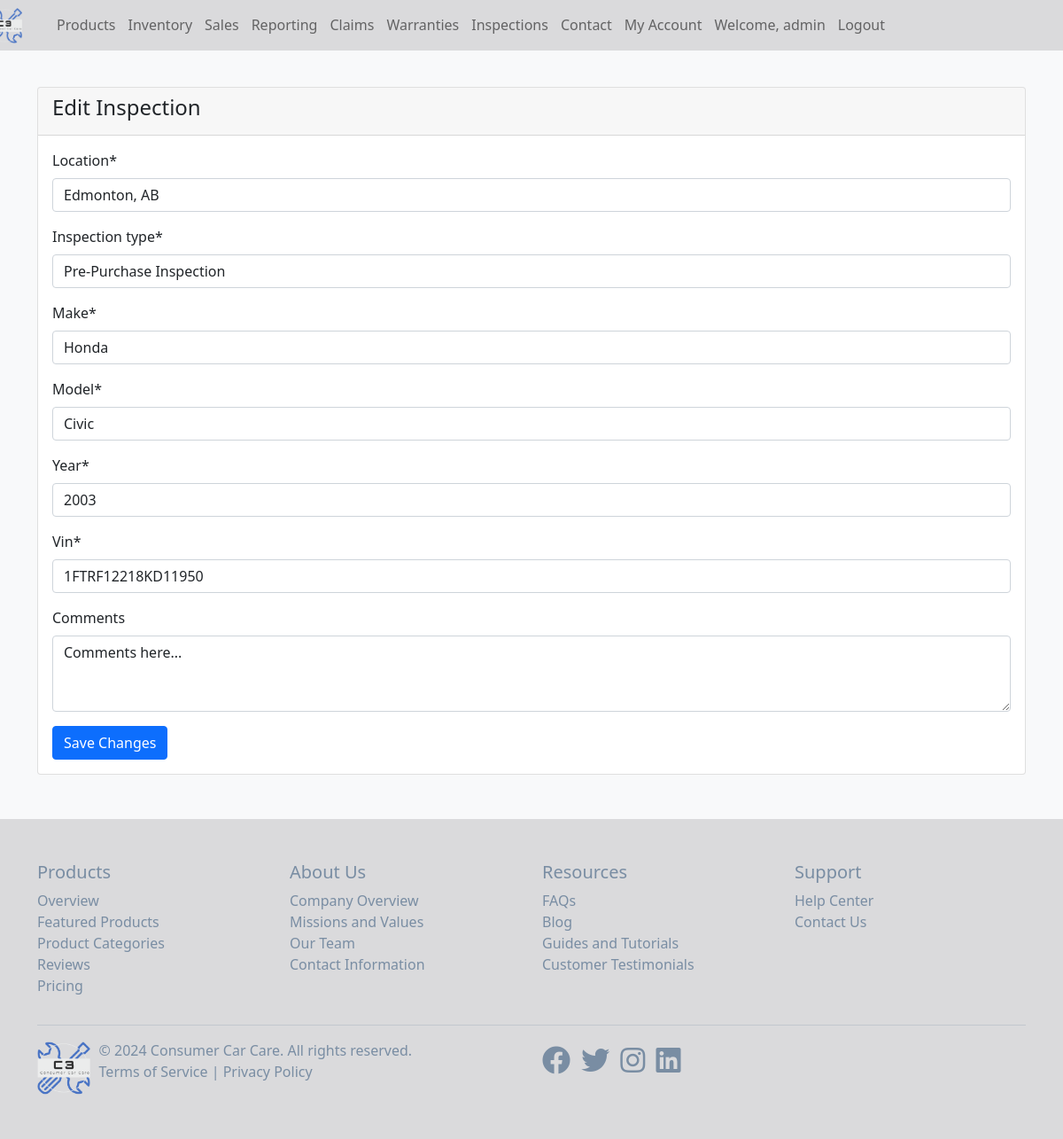
The app's page /inspections/1/edit/ (signed in) with its own data.
### main_app/models.py (models this page shows, shortened)
class Inspection(models.Model):
    location = models.CharField(max_length=200)
    inspection_type = models.CharField(max_length=100)
    make = models.CharField(max_length=100)
    model = models.CharField(max_length=100)
    year = models.PositiveIntegerField()
    vin = models.CharField(max_length=17, unique=True)
    comments = models.TextField(blank=True, null=True)
    timestamp = models.DateTimeField(default=timezone.now)

### main_app/views.py (the view)
# urls.py: path('inspections/<int:inspection_id>/edit/', views.edit_inspection, name='edit_inspection'),
@login_required
def edit_inspection(request, inspection_id):
    inspection = get_object_or_404(Inspection, id=inspection_id)
    if request.method == 'POST':
        form = InspectionForm(request.POST, instance=inspection)
        if form.is_valid():
            form.save()
            return redirect('inspections')
    else:
        form = InspectionForm(instance=inspection)
    context = {
        'form': form,
        'inspection': inspection,
    }
    return render(request, 'main_app/edit_inspection.html', context)

### main_app/forms.py
class InspectionForm(forms.ModelForm):
    class Meta:
        model = Inspection
        fields = ['location', 'inspection_type', 'make', 'model', 'year', 'vin', 'comments']
        widgets = {
            'comments': forms.Textarea(attrs={'rows': 3}),
        }

### main_app/templates/main_app/edit_inspection.html (shortened to what this page needs)
{% extends 'main_app/base.html' %}
{% load crispy_forms_tags %}
{% block content %}
<div class="container mt-5">
    <div class="row">
        <div class="col-md-12">
            <div class="card">
                <div class="card-header">
                    <h4>Edit Inspection</h4>
                </div>
                <div class="card-body">
                    <form method="post">
                        {{ form|crispy }}
                        <button type="submit" class="btn btn-primary">Save Changes</button>
                    </form>
                </div>
            </div>
        </div>
    </div>
</div>
{% endblock %}

### main_app/templates/main_app/base.html (shortened to what this page needs)
{% load static %}
<!DOCTYPE html>
<html lang="en">
<head>
    <link rel="stylesheet" href="{% static 'main_app/css/bootstrap.min.css' %}">
    <link rel="stylesheet" href="https://cdnjs.cloudflare.com/ajax/libs/font-awesome/5.15.3/css/all.min.css">
</head>
<body>
    <nav class="navbar navbar-expand-lg navbar-light bg-custom-color">
        <div class="container">
            <div class="collapse navbar-collapse" id="navbarNav">
                <ul class="navbar-nav">
                    <li class="nav-item active">
                        <a class="nav-link" href="{% url 'home' %}">
                            <img src="{% static 'main_app/images/C3_transparent_cropped.png' %}" alt="Consumer Car Care Logo" height="40">
                        </a>
                    </li>
                    <li class="nav-item">
                        <a class="nav-link {% if request.path|slice:'0:9' == '/products' %}active{% endif %}" href="{% url 'products' %}">Products</a>
                    </li>
                    <li class="nav-item">
                        <a class="nav-link {% if request.path == '/inventory/' %}active{% endif %}" href="{% url 'inventory' %}">Inventory</a>
                    </li>
                    <li class="nav-item">
                        <a class="nav-link {% if request.path == '/sales-data/' %}active{% endif %}" href="{% url 'sales_data' %}">Sales</a>
                    </li>
                    <li class="nav-item">
                        <a class="nav-link {% if request.path == '/reporting-dashboard/' %}active{% endif %}" href="{% url 'reporting_dashboard' %}">Reporting</a>
                    </li>
                    <li class="nav-item">
                        <a class="nav-link {% if request.path == '/claims/' %}active{% endif %}" href="{% url 'claims' %}">Claims</a>
                    </li>
                    <li class="nav-item">
                        <a class="nav-link {% if request.path == '/warranties/' %}active{% endif %}" href="{% url 'warranties' %}">Warranties</a>
                    </li>
                    <li class="nav-item">
                        <a class="nav-link {% if request.path == '/inspections/' %}active{% endif %}" href="{% url 'inspections' %}">Inspections</a>
                    </li>
                    <li class="nav-item">
                        <a class="nav-link {% if request.path == '/contact/' %}active{% endif %}" href="{% url 'contact' %}">Contact</a>
                    </li>
                    {% if user.is_authenticated %}
                    {% if user.is_authenticated %}
                        <li class="nav-item">
                            <a class="nav-link {% if request.path == '/my-account/' %}active{% endif %}" href="{% url 'my_account' %}">My Account</a>
                        </li>
                    {% endif %}
                        <li class="nav-item">
                            <span class="nav-link">Welcome, {{ user.username }}</span>
                        </li>
                        <li class="nav-item">
                            <form method="post" action="{% url 'logout' %}">
                                <button class ="nav-link" type="submit">Logout</button>
                            </form>
                        </li>
                    {% else %}
                        <li class="nav-item">
                            <a class="nav-link {% if request.path == '/login/' %}active{% endif %}" href="{% url 'login' %}">Login</a>
                        </li>
                    {% endif %}
                </ul>
            </div>
        </div>
    </nav>
    {% block content %}
    {% endblock %}
    <footer class="bg-custom-color py-5">
        <div class="container">
          <div class="row">
            <div class="col-md-3">
              <h5>Products</h5>
              <ul class="list-unstyled">
                <li><a href="#">Overview</a></li>
                <li><a href="#">Featured Products</a></li>
                <li><a href="#">Product Categories</a></li>
                <li><a href="#">Reviews</a></li>
                <li><a href="#">Pricing</a></li>
              </ul>
            </div>
            <div class="col-md-3">
              <h5>About Us</h5>
              <ul class="list-unstyled">
                <li><a href="#">Company Overview</a></li>
                <li><a href="#">Missions and Values</a></li>
                <li><a href="#">Our Team</a></li>
                <li><a href="#">Contact Information</a></li>
              </ul>
            </div>
            <div class="col-md-3">
              <h5>Resources</h5>
              <ul class="list-unstyled">
                <li><a href="#">FAQs</a></li>
                <li><a href="#">Blog</a></li>
                <li><a href="#">Guides and Tutorials</a></li>
                <li><a href="#">Customer Testimonials</a></li>
              </ul>
            </div>
            <div class="col-md-3">
              <h5>Support</h5>
              <ul class="list-unstyled">
                <li><a href="#">Help Center</a></li>
                <li><a href="#">Contact Us</a></li>
              </ul>
            </div>
          </div>
          <hr>
          <div class="row align-items-center">
            <div class="col-md-6">
              <div class="d-flex align-items-center">
                <img src="{% static 'main_app/images/C3_transparent_cropped.png' %}" alt="Company Logo" height="60" class="mr-3">
                <div>
                  <p class="mb-0">&copy; 2024 Consumer Car Care. All rights reserved.</p>
                  <p><a href="#">Terms of Service</a> | <a href="#">Privacy Policy</a></p>
                </div>
              </div>
            </div>
            <div class="col-md-6 text-md-right">
              <ul class="list-inline">
                <li class="list-inline-item"><a href="#"><i class="fab fa-facebook fa-2x"></i></a></li>
                <li class="list-inline-item"><a href="#"><i class="fab fa-twitter fa-2x"></i></a></li>
                <li class="list-inline-item"><a href="#"><i class="fab fa-instagram fa-2x"></i></a></li>
                <li class="list-inline-item"><a href="#"><i class="fab fa-linkedin fa-2x"></i></a></li>
              </ul>
            </div>
          </div>
        </div>
      </footer>
</body>
</html>

### main_app/templates/main_app/base.html (style rules this page uses)
body { background-color: #f8f9fa; padding-top: 50px; }
footer { color: #798da3; text-decoration: none; margin-top: 50px; }
footer a { text-decoration: none; color: #798da3; }
.nav-link img { margin-left: -80px; margin-bottom: -8px; margin-top: -10px; padding-left: 15px; }
.navbar { position: fixed; top: 0; width: 100%; z-index: 1000; }
.bg-custom-color { background-color: #dadadc; }
.mr-3 { margin-right: 10px; }
button { border: 0; background-color: #dadadc; }
.navbar-nav .nav-item { margin-right: -2px; }

### records on screen
Inspection: location "Edmonton, AB", inspection_type "Pre-Purchase Inspection", make "Honda", model "Civic", year "2003", vin "1FTRF12218KD11950", comments "Comments here..."

### other values on screen
{{ user.username }} "admin"
